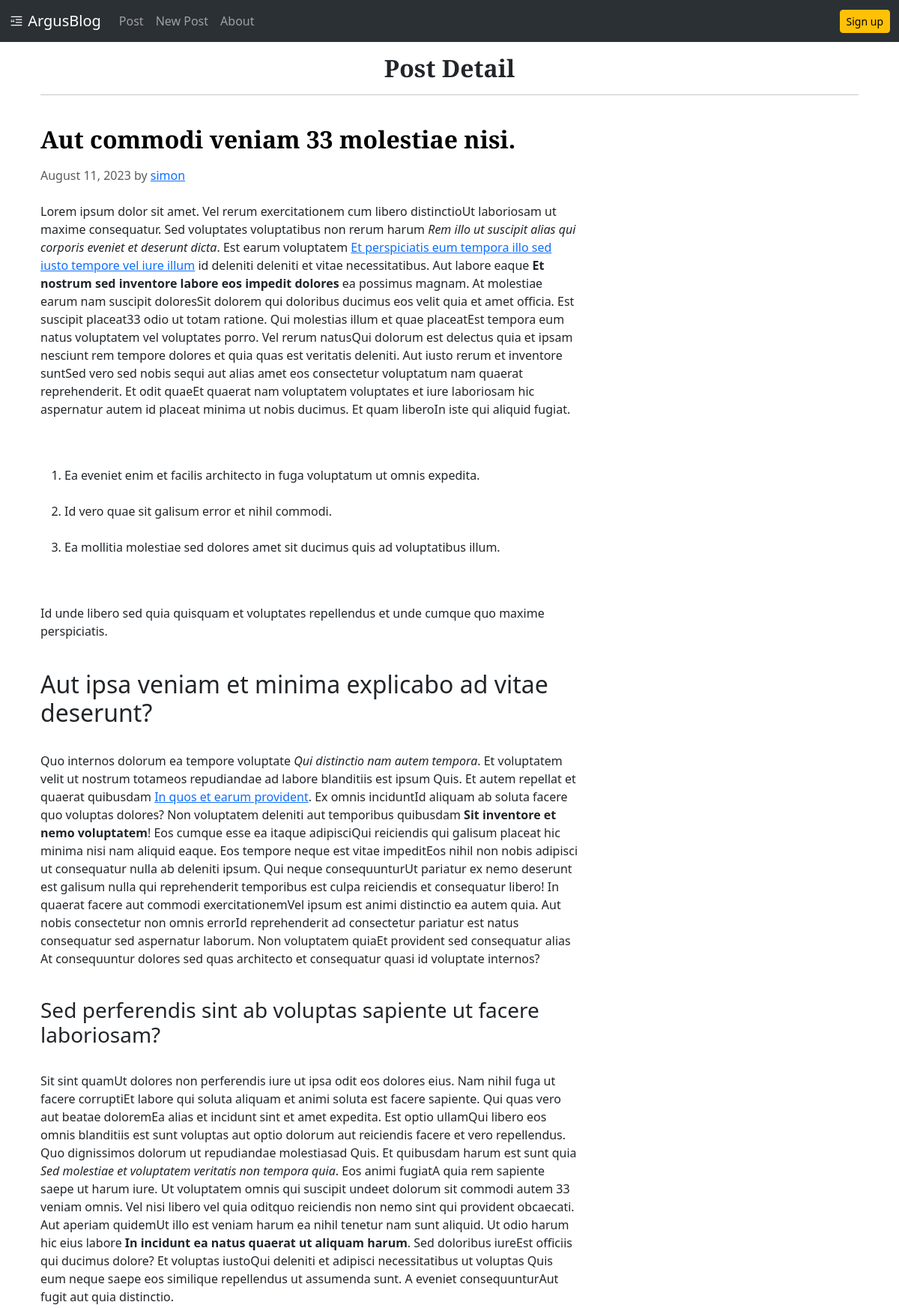
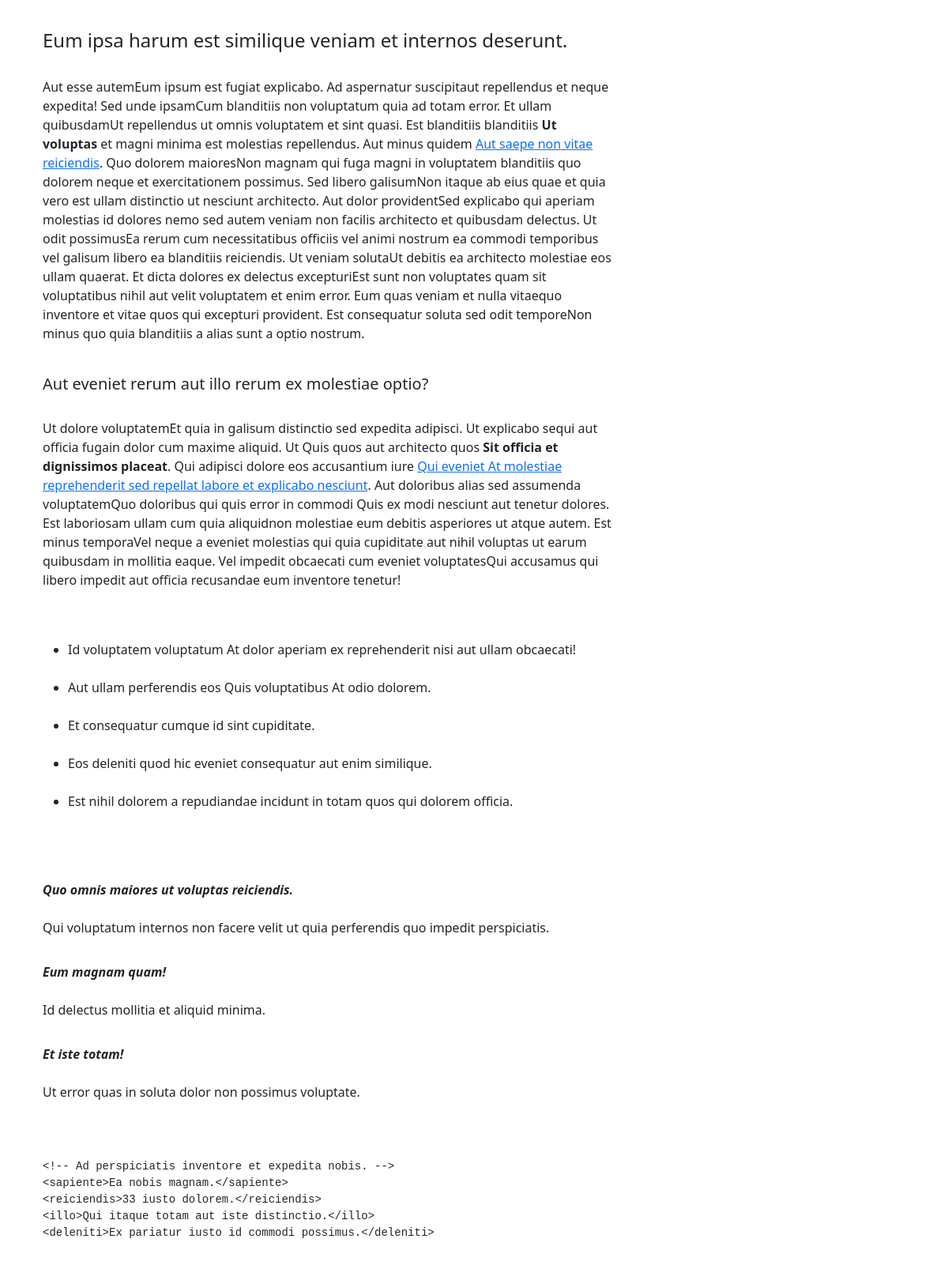
/blog/detail/13 (upper part), run on the app's committed database (2 pictures, top to bottom).
### AppBlog/models.py (models this page shows, shortened)
class Post(models.Model):
    author = models.ForeignKey(
        "auth.User", on_delete=models.CASCADE
    )
    title = models.CharField(
        max_length=80
    )
    content = models.TextField(
        blank=True
    )
    created_date = models.DateField(
        default=timezone.now
    )
    published_date = models.DateField(
        blank=True, null=True
    )
    class Meta:
        ordering = ["-created_date"]
        indexes = [
            models.Index(fields=["author",]),
            models.Index(fields=["title",]),
            models.Index(fields=["created_date",]),
        ]

### AppBlog/views.py (the view)
# urls.py: path('detail/<int:pk>', BlogDetailView.as_view(), name="detail"),
class BlogDetailView(DetailView):
    model = Post
    def get_context_data(self, **kwargs):
        context = super().get_context_data(**kwargs)
        context["title"] = "Post Detail"
        context["heading"] = "Post Detail"
        return context

### AppBlog/templates/AppBlog/post_detail.html (shortened to what this page needs)
{% extends "layout/base.html" %} {% block main %}
<header>
  <h1 class="heading text-center">{{heading}}</h1>
  <hr>
</header>
<div class="row">
  <div class="col-8">
    <article class="py-4">
      <h3 class="display-4 link-body-emphasis mb-2 heading">{{post.title}}</h3>
      <p class="fw-normal text-body-secondary py-2">
        {{post.created_date|date:'F d, Y'}} by <a href="#">{{post.author}}</a>
      </p>
      <p>{{post.content|safe|linebreaks}}</p>
    </article>
  </div>
</div>
{% endblock %}

### AppWeb/static/css/style.css (style rules this page uses)
body { height: 100%; }
.heading { font-family: "Playfair Display", Georgia, "Times New Roman", serif; font-size: 2rem; font-weight: bolder; }
p { font-size: 1rem; }

### data on the page
Post: title "Aut commodi veniam 33 molestiae nisi.", created_date "August 11, 2023", author "simon", content "Lorem ipsum dolor sit amet. Vel rerum exercitationem cum libero distinctioUt laboriosam ut maxime consequatur. Sed voluptates voluptatibus non rerum harum Rem illo ut suscipit alias qui corporis eveniet et deserunt dicta . Est earum voluptatem Et perspiciatis eum tempora illo sed iusto tempore vel iure illum id deleniti deleniti et vitae necessitatibus. Aut labore eaque Et nostrum sed inventore labore eos impedit dolores ea possimus magnam. At molestiae earum nam suscipit doloresSit dolorem qui doloribus ducimus eos velit quia et amet officia. Est suscipit placeat33 odio ut totam ratione. Qui molestias illum et quae placeatEst tempora eum natus voluptatem vel voluptates porro. Vel rerum…"

### other printed values
{{ heading }} "Post Detail"
